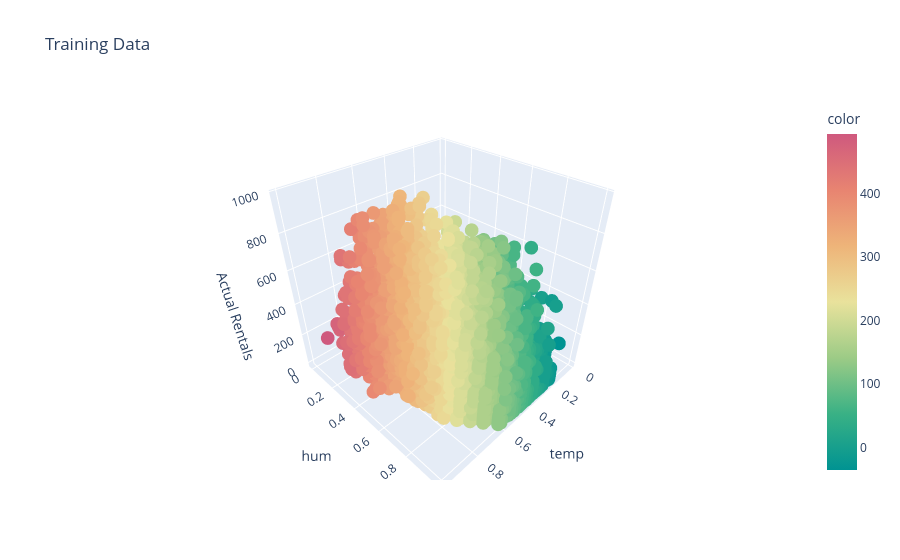
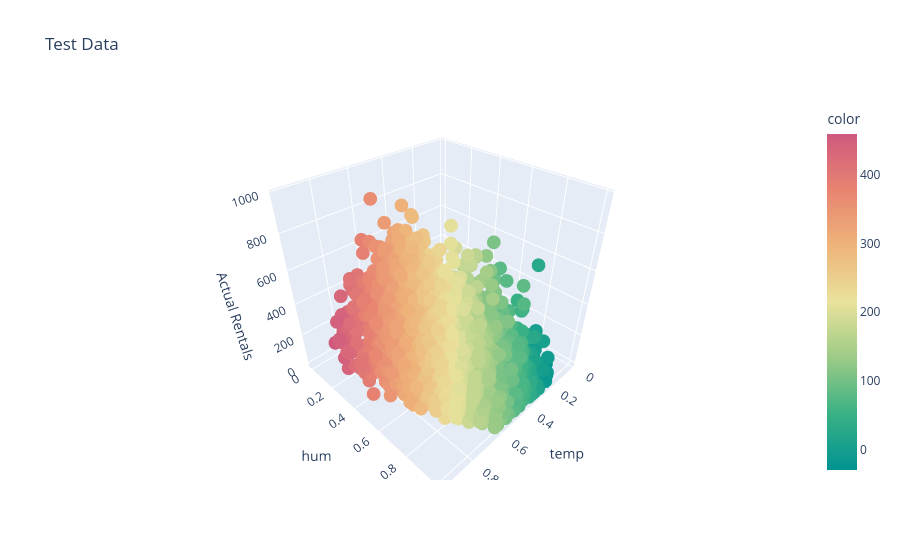

Notebook cell for these charts, in order:
### Markdown cell above
# Now let's use more features!!

### Code cell
# Manually selected features
selected_features = ['temp', 'hum']

# Split the data into train and test sets
X = data[selected_features]
y = data["cnt"]
X_train, X_test, y_train, y_test = train_test_split(X, y, test_size=0.2, random_state=42)

# Train a linear regression model
lr = LinearRegression()
lr.fit(X_train, y_train)

# Predict on the train and test set
y_train_pred = lr.predict(X_train)
y_test_pred = lr.predict(X_test)

# Evaluate the performance on the train set
mse_train = mean_squared_error(y_train, y_train_pred)
r2_train = r2_score(y_train, y_train_pred)

# Evaluate the performance on the test set
mse_test = mean_squared_error(y_test, y_test_pred)
r2_test = r2_score(y_test, y_test_pred)

# Display performance report for training data
print(f"Training Data - Feature used: {selected_feature}")
print(f"Mean Squared Error (Train): {mse_train:.2f}")
print(f"R2 Score (Train): {r2_train:.2f}\n")

# Display performance report for test data
print(f"Test Data - Feature used: {selected_feature}")
print(f"Mean Squared Error (Test): {mse_test:.2f}")
print(f"R2 Score (Test): {r2_test:.2f}")


# Plot the training data in 3D space
fig_train = px.scatter_3d(x=X_train[selected_features[0]], y=X_train[selected_features[1]], z=y_train, 
                          title="Training Data",
                          labels={"x": selected_features[0], "y": selected_features[1], "z": "Actual Rentals"},
                          color=y_train_pred, color_continuous_scale="temps",
                          range_color=[min(y_train_pred), max(y_train_pred)])

fig_train.show()

# Plot the test data in 3D space
fig_test = px.scatter_3d(x=X_test[selected_features[0]], y=X_test[selected_features[1]], z=y_test, 
                         title="Test Data",
                         labels={"x": selected_features[0], "y": selected_features[1], "z": "Actual Rentals"},
                         color=y_test_pred, color_continuous_scale="temps",
                         range_color=[min(y_test_pred), max(y_test_pred)])

fig_test.show()

### Figure 1 — Plotly figure (JSON) as saved in the notebook; plotly's stock layout.template omitted (floating-point values rounded to 4 significant figures; data arrays with more than 128 entries replaced by an {"elided": "..."} marker saying what was removed)
{"data": [{"hovertemplate": "temp=%{x}<br>hum=%{y}<br>Actual Rentals=%{z}<br>color=%{marker.color}<extra></extra>", "legendgroup": "", "marker": {"color": {"elided": "13903 float values"}, "coloraxis": "coloraxis", "symbol": "circle"}, "mode": "markers", "name": "", "scene": "scene", "showlegend": false, "type": "scatter3d", "x": {"elided": "13903 float values"}, "y": {"elided": "13903 float values"}, "z": {"elided": "13903 int values"}}], "layout": {"coloraxis": {"cmax": 493.7, "cmin": -35.18, "colorbar": {"title": {"text": "color"}}, "colorscale": [[0.0, "rgb(0, 147, 146)"], [0.1667, "rgb(57, 177, 133)"], [0.3333, "rgb(156, 203, 134)"], [0.5, "rgb(233, 226, 156)"], [0.6667, "rgb(238, 180, 121)"], [0.8333, "rgb(232, 132, 113)"], [1.0, "rgb(207, 89, 126)"]]}, "legend": {"tracegroupgap": 0}, "scene": {"domain": {"x": [0.0, 1.0], "y": [0.0, 1.0]}, "xaxis": {"title": {"text": "temp"}}, "yaxis": {"title": {"text": "hum"}}, "zaxis": {"title": {"text": "Actual Rentals"}}}, "title": {"text": "Training Data"}}}

### Figure 2 — Plotly figure (JSON) as saved in the notebook; plotly's stock layout.template omitted (floating-point values rounded to 4 significant figures; data arrays with more than 128 entries replaced by an {"elided": "..."} marker saying what was removed)
{"data": [{"hovertemplate": "temp=%{x}<br>hum=%{y}<br>Actual Rentals=%{z}<br>color=%{marker.color}<extra></extra>", "legendgroup": "", "marker": {"color": {"elided": "3476 float values"}, "coloraxis": "coloraxis", "symbol": "circle"}, "mode": "markers", "name": "", "scene": "scene", "showlegend": false, "type": "scatter3d", "x": {"elided": "3476 float values"}, "y": {"elided": "3476 float values"}, "z": {"elided": "3476 int values"}}], "layout": {"coloraxis": {"cmax": 459.7, "cmin": -30.0, "colorbar": {"title": {"text": "color"}}, "colorscale": [[0.0, "rgb(0, 147, 146)"], [0.1667, "rgb(57, 177, 133)"], [0.3333, "rgb(156, 203, 134)"], [0.5, "rgb(233, 226, 156)"], [0.6667, "rgb(238, 180, 121)"], [0.8333, "rgb(232, 132, 113)"], [1.0, "rgb(207, 89, 126)"]]}, "legend": {"tracegroupgap": 0}, "scene": {"domain": {"x": [0.0, 1.0], "y": [0.0, 1.0]}, "xaxis": {"title": {"text": "temp"}}, "yaxis": {"title": {"text": "hum"}}, "zaxis": {"title": {"text": "Actual Rentals"}}}, "title": {"text": "Test Data"}}}
